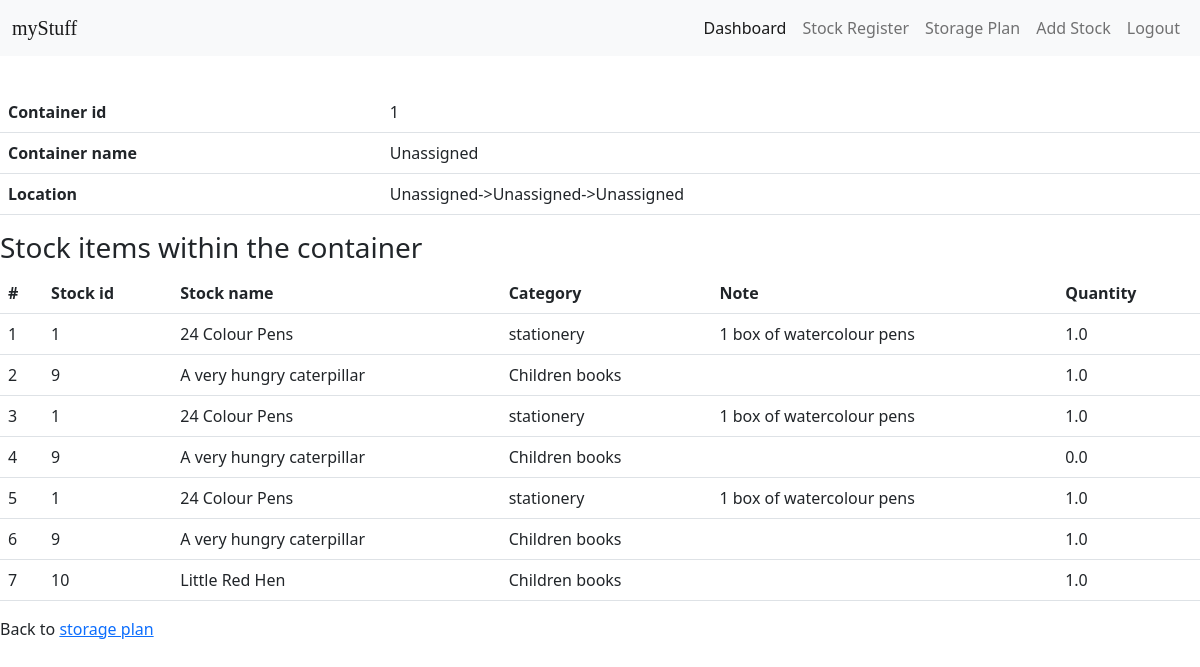
The app's page /container_info/1 (signed in) with its own data.
### tables this page shows
CREATE TABLE stock_container (
  stock_container_id INTEGER PRIMARY KEY AUTOINCREMENT,
  stock_id INTEGER NOT NULL,
  container_id INTEGER NOT NULL, quantity FLOAT NOT NULL,
  FOREIGN KEY (stock_id) REFERENCES stock (stock_id),
  FOREIGN KEY (container_id) REFERENCES container (container_id)
);

CREATE TABLE container (container_id INTEGER PRIMARY KEY AUTOINCREMENT,furniture_id INTEGER, container_name TEXT NOT NULL, is_unassigned INTEGER DEFAULT 0, FOREIGN KEY (furniture_id) REFERENCES furniture (furniture_id));

CREATE TABLE house (house_id INTEGER PRIMARY KEY AUTOINCREMENT, house_name TEXT NOT NULL, user_id INTEGER REFERENCES user(id));

CREATE TABLE room (room_id INTEGER PRIMARY KEY AUTOINCREMENT, room_name TEXT NOT NULL, house_id INTEGER, FOREIGN KEY (house_id) REFERENCES house (house_id));

CREATE TABLE furniture (furniture_id INTEGER PRIMARY KEY AUTOINCREMENT, furniture_name TEXT NOT NULL, room_id INTEGER, FOREIGN KEY (room_id) REFERENCES room (room_id));

CREATE TABLE stock(stock_id INTEGER PRIMARY KEY AUTOINCREMENT, stock_name TEXT NOT NULL, category_id INTEGER NOT NULL, note TEXT, user_id INTEGER REFERENCES user(id), FOREIGN KEY(category_id) REFERENCES category(category_id));

CREATE TABLE category (
    category_id INTEGER PRIMARY KEY AUTOINCREMENT, 
    category TEXT NOT NULL, 
    description TEXT,
    user_id INTEGER REFERENCES user(id)
    );

### app.py (the view)
@app.route("/container_info/<int:container_id>")
@login_required
def container_info(container_id):
    db = get_db_connection()
    container_info = db.execute(
        "SELECT stock_container.stock_container_id, stock_container.container_id, stock.stock_id, stock.stock_name, category.category, stock.note, container.container_name, furniture.furniture_name, room.room_name, house.house_name, stock_container.quantity FROM stock_container JOIN stock ON stock.stock_id=stock_container.stock_id JOIN category ON category.category_id=stock.category_id JOIN container ON container.container_id=stock_container.container_id JOIN furniture ON furniture.furniture_id=container.furniture_id JOIN room ON room.room_id=furniture.room_id JOIN house ON house.house_id=room.house_id WHERE stock_container.container_id=?",
        [container_id],
    ).fetchall()
    container_items = {}
    for row in container_info:
        (
            stock_container_id,
            container_id,
            stock_id,
            stock_name,
            category,
            note,
            container_name,
            furniture_name,
            room_name,
            house_name,
            quantity,
        ) = row
        if stock_container_id not in container_items:
            container_items[stock_container_id] = {
                "container_id": container_id,
                "stock_id": stock_id,
                "stock_name": stock_name,
                "category": category,
                "note": note,
                "container_name": container_name,
                "furniture_name": furniture_name,
                "room_name": room_name,
                "house_name": house_name,
                "quantity": quantity,
            }
    if container_info == []:
        container_info = db.execute(
            "SELECT * FROM container JOIN furniture ON furniture.furniture_id=container.furniture_id JOIN room ON room.room_id=furniture.room_id JOIN house ON house.house_id=room.house_id WHERE container_id = ?",
            [container_id],
        ).fetchall()
    return render_template(
        "container_info.html",
        container_info=container_info,
        container_items=container_items,
    )

### app.py (called while the page is built)
@login_manager.user_loader
def load_user(user_id):
    conn = sqlite3.connect("myStuff.db")
    c = conn.cursor()
    c.execute("SELECT * FROM user WHERE id=?", [user_id])
    user = c.fetchone()
    if user:
        return User(user[0], user[1])
    else:
        return None

def get_db_connection():
    conn = sqlite3.connect("myStuff.db")
    conn.row_factory = sqlite3.Row
    return conn

### templates/container_info.html (shortened to what this page needs)
{% extends 'layout.html' %}
{% block content %}
<table class='table'>
    <tr>
        <th scope="row">Container id</th>
        <td>{{container_info[0]["container_id"]}}</td>
    </tr>
    <tr>
        <th scope="row">Container name</th>
        <td>{{container_info[0]["container_name"]}}</td>
    </tr>
    <tr>
        <th scope="row">Location</th>
        <td>{{container_info[0]["house_name"]}}->{{container_info[0]["room_name"]}}->{{container_info[0]["furniture_name"]}}
        </td>
    </tr>
</table>
<h3>Stock items within the container</h3>
<table class='table'>
    <thead>
        <tr>
            <th scope="col">#</th>
            <th scope="col">Stock id</th>
            <th scope="col">Stock name</th>
            <th scope="col">Category</th>
            <th scope="col">Note</th>
            <th scope="col">Quantity</th>
        </tr>
    </thead>
    <tbody>
        {% if container_items == {} %}
        <tr>
            <td colspan='6'>Currently there is no item within this container.</td>
        </tr>
        {% else %}
        {% for key, item in container_items.items() %}
        <tr>
            <td class="counter-cell" scope="row"></td>
            <td>{{ item["stock_id"] }}</td>
            <td>{{ item["stock_name"] }}</td>
            <td>{{ item["category"] }}</td>
            <td>{{ item["note"] }}</td>
            <td>{{ item["quantity"] }}</td>
        </tr>
        {% endfor %}
        {% endif %}
    </tbody>
</table>
<div>
    <p>Back to <a href='/storage_plan'>storage plan</a></p>
</div>
{% endblock %}

### templates/container_info.html (style rules this page uses)
table { counter-reset: row-counter; }
.counter-cell::before { counter-increment: row-counter; content: counter(row-counter); }

### records on screen
stock_container: container "1", quantity "1.0"
container: container_name "Unassigned"
house: house_name "Unassigned"
room: room_name "Unassigned"
furniture: furniture_name "Unassigned"
stock: stock_id "1" "1" "1", stock_name "24 Colour Pens" "24 Colour Pens" "24 Colour Pens", note "1 box of watercolour pens" "1 box of watercolour pens" "1 box of watercolour pens"
category: category "stationery" "stationery" "stationery"
stock: stock_id "9" "9" "9", stock_name "A very hungry caterpillar" "A very hungry caterpillar" "A very hungry caterpillar"
category: category "Children books" "Children books" "Children books" "Children books"
stock_container: quantity "1.0"
stock_container: quantity "1.0"
stock_container: quantity "0.0"
stock_container: quantity "1.0"
stock_container: quantity "1.0"
stock: stock_id "10", stock_name "Little Red Hen"
stock_container: quantity "1.0"
